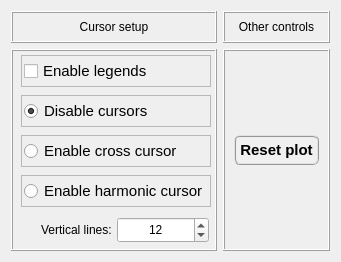
        <widget class="QWidget" name="tab">
         <attribute name="title">
          <string>Advanced controls</string>
         </attribute>
         <layout class="QGridLayout" name="gridLayout_4">
          <item row="0" column="0">
           <widget class="QFrame" name="frame_32">
            <property name="minimumSize">
             <size>
              <width>85</width>
              <height>32</height>
             </size>
            </property>
            <property name="maximumSize">
             <size>
              <width>240</width>
              <height>32</height>
             </size>
            </property>
            <property name="sizeIncrement">
             <size>
              <width>0</width>
              <height>110</height>
             </size>
            </property>
            <property name="frameShape">
             <enum>QFrame::Box</enum>
            </property>
            <property name="frameShadow">
             <enum>QFrame::Raised</enum>
            </property>
            <layout class="QGridLayout" name="gridLayout_32">
             <property name="leftMargin">
              <number>0</number>
             </property>
             <property name="topMargin">
              <number>0</number>
             </property>
             <property name="rightMargin">
              <number>0</number>
             </property>
             <property name="bottomMargin">
              <number>0</number>
             </property>
             <property name="spacing">
              <number>0</number>
             </property>
             <item row="0" column="0">
              <widget class="QLabel" name="label_13">
               <property name="font">
                <font>
                 <weight>50</weight>
                 <bold>false</bold>
                </font>
               </property>
               <property name="text">
                <string>Cursor setup</string>
               </property>
               <property name="alignment">
                <set>Qt::AlignCenter</set>
               </property>
              </widget>
             </item>
            </layout>
           </widget>
          </item>
          <item row="0" column="1">
           <widget class="QFrame" name="frame_33">
            <property name="minimumSize">
             <size>
              <width>85</width>
              <height>32</height>
             </size>
            </property>
            <property name="maximumSize">
             <size>
              <width>240</width>
              <height>32</height>
             </size>
            </property>
            <property name="sizeIncrement">
             <size>
              <width>0</width>
              <height>110</height>
             </size>
            </property>
            <property name="frameShape">
             <enum>QFrame::Box</enum>
            </property>
            <property name="frameShadow">
             <enum>QFrame::Raised</enum>
            </property>
            <layout class="QGridLayout" name="gridLayout_33">
             <property name="leftMargin">
              <number>0</number>
             </property>
             <property name="topMargin">
              <number>0</number>
             </property>
             <property name="rightMargin">
              <number>0</number>
             </property>
             <property name="bottomMargin">
              <number>0</number>
             </property>
             <property name="spacing">
              <number>0</number>
             </property>
             <item row="0" column="0">
              <widget class="QLabel" name="label_14">
               <property name="font">
                <font>
                 <weight>50</weight>
                 <bold>false</bold>
                </font>
               </property>
               <property name="text">
                <string>Other controls</string>
               </property>
               <property name="alignment">
                <set>Qt::AlignCenter</set>
               </property>
              </widget>
             </item>
            </layout>
           </widget>
          </item>
          <item row="1" column="0">
           <widget class="QFrame" name="frame_30">
            <property name="minimumSize">
             <size>
              <width>85</width>
              <height>30</height>
             </size>
            </property>
            <property name="maximumSize">
             <size>
              <width>240</width>
              <height>240</height>
             </size>
            </property>
            <property name="sizeIncrement">
             <size>
              <width>0</width>
              <height>110</height>
             </size>
            </property>
            <property name="frameShape">
             <enum>QFrame::Box</enum>
            </property>
            <property name="frameShadow">
             <enum>QFrame::Raised</enum>
            </property>
            <layout class="QGridLayout" name="gridLayout_31">
             <property name="leftMargin">
              <number>8</number>
             </property>
             <property name="topMargin">
              <number>4</number>
             </property>
             <property name="rightMargin">
              <number>4</number>
             </property>
             <property name="bottomMargin">
              <number>4</number>
             </property>
             <property name="horizontalSpacing">
              <number>4</number>
             </property>
             <property name="verticalSpacing">
              <number>8</number>
             </property>
             <item row="1" column="0">
              <widget class="QFrame" name="frame_17">
               <property name="frameShape">
                <enum>QFrame::StyledPanel</enum>
               </property>
               <property name="frameShadow">
                <enum>QFrame::Raised</enum>
               </property>
               <layout class="QGridLayout" name="gridLayout_14">
                <property name="leftMargin">
                 <number>2</number>
                </property>
                <property name="topMargin">
                 <number>2</number>
                </property>
                <property name="rightMargin">
                 <number>2</number>
                </property>
                <property name="bottomMargin">
                 <number>2</number>
                </property>
                <property name="spacing">
                 <number>2</number>
                </property>
                <item row="0" column="0">
                 <widget class="QRadioButton" name="radioButton_disable_cursors">
                  <property name="minimumSize">
                   <size>
                    <width>75</width>
                    <height>26</height>
                   </size>
                  </property>
                  <property name="maximumSize">
                   <size>
                    <width>200</width>
                    <height>26</height>
                   </size>
                  </property>
                  <property name="font">
                   <font>
                    <family>Arial</family>
                    <pointsize>11</pointsize>
                    <weight>50</weight>
                    <italic>false</italic>
                    <bold>false</bold>
                   </font>
                  </property>
                  <property name="text">
                   <string>Disable cursors</string>
                  </property>
                  <property name="checked">
                   <bool>true</bool>
                  </property>
                  <attribute name="buttonGroup">
                   <string notr="true">buttonGroup</string>
                  </attribute>
                 </widget>
                </item>
               </layout>
              </widget>
             </item>
             <item row="2" column="0">
              <widget class="QFrame" name="frame_16">
               <property name="frameShape">
                <enum>QFrame::StyledPanel</enum>
               </property>
               <property name="frameShadow">
                <enum>QFrame::Raised</enum>
               </property>
               <layout class="QGridLayout" name="gridLayout_15">
                <property name="leftMargin">
                 <number>2</number>
                </property>
                <property name="topMargin">
                 <number>2</number>
                </property>
                <property name="rightMargin">
                 <number>2</number>
                </property>
                <property name="bottomMargin">
                 <number>2</number>
                </property>
                <property name="spacing">
                 <number>2</number>
                </property>
                <item row="0" column="0">
                 <widget class="QRadioButton" name="radioButton_cross_cursor">
                  <property name="minimumSize">
                   <size>
                    <width>75</width>
                    <height>26</height>
                   </size>
                  </property>
                  <property name="maximumSize">
                   <size>
                    <width>200</width>
                    <height>26</height>
                   </size>
                  </property>
                  <property name="font">
                   <font>
                    <family>Arial</family>
                    <pointsize>11</pointsize>
                    <weight>50</weight>
                    <italic>false</italic>
                    <bold>false</bold>
                   </font>
                  </property>
                  <property name="text">
                   <string>Enable cross cursor</string>
                  </property>
                  <property name="checked">
                   <bool>false</bool>
                  </property>
                  <attribute name="buttonGroup">
                   <string notr="true">buttonGroup</string>
                  </attribute>
                 </widget>
                </item>
               </layout>
              </widget>
             </item>
             <item row="0" column="0">
              <widget class="QFrame" name="frame_18">
               <property name="frameShape">
                <enum>QFrame::StyledPanel</enum>
               </property>
               <property name="frameShadow">
                <enum>QFrame::Raised</enum>
               </property>
               <layout class="QGridLayout" name="gridLayout_16">
                <property name="leftMargin">
                 <number>2</number>
                </property>
                <property name="topMargin">
                 <number>2</number>
                </property>
                <property name="rightMargin">
                 <number>2</number>
                </property>
                <property name="bottomMargin">
                 <number>2</number>
                </property>
                <property name="spacing">
                 <number>2</number>
                </property>
                <item row="0" column="0">
                 <widget class="QCheckBox" name="checkBox_legends">
                  <property name="minimumSize">
                   <size>
                    <width>75</width>
                    <height>26</height>
                   </size>
                  </property>
                  <property name="maximumSize">
                   <size>
                    <width>200</width>
                    <height>26</height>
                   </size>
                  </property>
                  <property name="font">
                   <font>
                    <family>Arial</family>
                    <pointsize>11</pointsize>
                    <weight>50</weight>
                    <italic>false</italic>
                    <bold>false</bold>
                   </font>
                  </property>
                  <property name="text">
                   <string>Enable legends</string>
                  </property>
                  <property name="checked">
                   <bool>false</bool>
                  </property>
                 </widget>
                </item>
               </layout>
              </widget>
             </item>
             <item row="4" column="0">
              <widget class="QFrame" name="frame_vertical_lines">
               <property name="frameShape">
                <enum>QFrame::NoFrame</enum>
               </property>
               <property name="frameShadow">
                <enum>QFrame::Raised</enum>
               </property>
               <layout class="QGridLayout" name="gridLayout_13">
                <property name="leftMargin">
                 <number>2</number>
                </property>
                <property name="topMargin">
                 <number>2</number>
                </property>
                <property name="rightMargin">
                 <number>2</number>
                </property>
                <property name="bottomMargin">
                 <number>2</number>
                </property>
                <property name="spacing">
                 <number>2</number>
                </property>
                <item row="0" column="1">
                 <widget class="QSpinBox" name="spinBox_vertical_lines">
                  <property name="minimumSize">
                   <size>
                    <width>0</width>
                    <height>26</height>
                   </size>
                  </property>
                  <property name="maximumSize">
                   <size>
                    <width>16777215</width>
                    <height>26</height>
                   </size>
                  </property>
                  <property name="alignment">
                   <set>Qt::AlignCenter</set>
                  </property>
                  <property name="minimum">
                   <number>2</number>
                  </property>
                  <property name="maximum">
                   <number>20</number>
                  </property>
                  <property name="value">
                   <number>12</number>
                  </property>
                 </widget>
                </item>
                <item row="0" column="0">
                 <widget class="QLabel" name="label_4">
                  <property name="minimumSize">
                   <size>
                    <width>0</width>
                    <height>26</height>
                   </size>
                  </property>
                  <property name="maximumSize">
                   <size>
                    <width>16777215</width>
                    <height>26</height>
                   </size>
                  </property>
                  <property name="baseSize">
                   <size>
                    <width>0</width>
                    <height>0</height>
                   </size>
                  </property>
                  <property name="text">
                   <string>Vertical lines: </string>
                  </property>
                  <property name="alignment">
                   <set>Qt::AlignRight|Qt::AlignTrailing|Qt::AlignVCenter</set>
                  </property>
                 </widget>
                </item>
               </layout>
              </widget>
             </item>
             <item row="3" column="0">
              <widget class="QFrame" name="frame_15">
               <property name="frameShape">
                <enum>QFrame::StyledPanel</enum>
               </property>
               <property name="frameShadow">
                <enum>QFrame::Raised</enum>
               </property>
               <layout class="QGridLayout" name="gridLayout_12">
                <property name="leftMargin">
                 <number>2</number>
                </property>
                <property name="topMargin">
                 <number>2</number>
                </property>
                <property name="rightMargin">
                 <number>2</number>
                </property>
                <property name="bottomMargin">
                 <number>2</number>
                </property>
                <property name="spacing">
                 <number>2</number>
                </property>
                <item row="0" column="0">
                 <widget class="QRadioButton" name="radioButton_harmonic_cursor">
                  <property name="minimumSize">
                   <size>
                    <width>75</width>
                    <height>26</height>
                   </size>
                  </property>
                  <property name="maximumSize">
                   <size>
                    <width>200</width>
                    <height>26</height>
                   </size>
                  </property>
                  <property name="font">
                   <font>
                    <family>Arial</family>
                    <pointsize>11</pointsize>
                    <weight>50</weight>
                    <italic>false</italic>
                    <bold>false</bold>
                   </font>
                  </property>
                  <property name="text">
                   <string>Enable harmonic cursor</string>
                  </property>
                  <property name="checked">
                   <bool>false</bool>
                  </property>
                  <attribute name="buttonGroup">
                   <string notr="true">buttonGroup</string>
                  </attribute>
                 </widget>
                </item>
               </layout>
              </widget>
             </item>
            </layout>
           </widget>
          </item>
          <item row="1" column="1">
           <widget class="QFrame" name="frame_6">
            <property name="frameShape">
             <enum>QFrame::Box</enum>
            </property>
            <property name="frameShadow">
             <enum>QFrame::Raised</enum>
            </property>
            <layout class="QGridLayout" name="gridLayout_5">
             <item row="0" column="0">
              <widget class="QPushButton" name="pushButton_ResetPlot">
               <property name="minimumSize">
                <size>
                 <width>85</width>
                 <height>30</height>
                </size>
               </property>
               <property name="maximumSize">
                <size>
                 <width>85</width>
                 <height>30</height>
                </size>
               </property>
               <property name="font">
                <font>
                 <family>MS Shell Dlg 2</family>
                 <pointsize>11</pointsize>
                 <weight>75</weight>
                 <italic>false</italic>
                 <bold>true</bold>
                </font>
               </property>
               <property name="styleSheet">
                <string notr="true">QPushButton{border-radius: 6px; border-color: rgb(150, 150, 150); border-style: ridge; border-width: 2px; color: rgb(0, 0, 0); background-color: rgb(240, 240, 240); font: 75 bold 11pt &quot;MS Shell Dlg 2&quot;}
QPushButton:hover{border-radius: 6px; border-color: rgb(0, 170, 255); border-style: ridge; border-width: 2px; color: rgb(0, 0, 0); background-color: rgba(174, 213, 255, 100); font: 75 bold 11pt &quot;MS Shell Dlg 2&quot;}
QPushButton:pressed{border-radius: 6px; border-color: rgb(0, 170, 255); border-style: ridge; border-width: 3px; color: rgb(0, 0, 0); background-color: rgb(174, 213, 255); font: 75 bold 11pt &quot;MS Shell Dlg 2&quot;}</string>
               </property>
               <property name="text">
                <string>Reset plot</string>
               </property>
              </widget>
             </item>
            </layout>
           </widget>
          </item>
         </layout>
        </widget>
